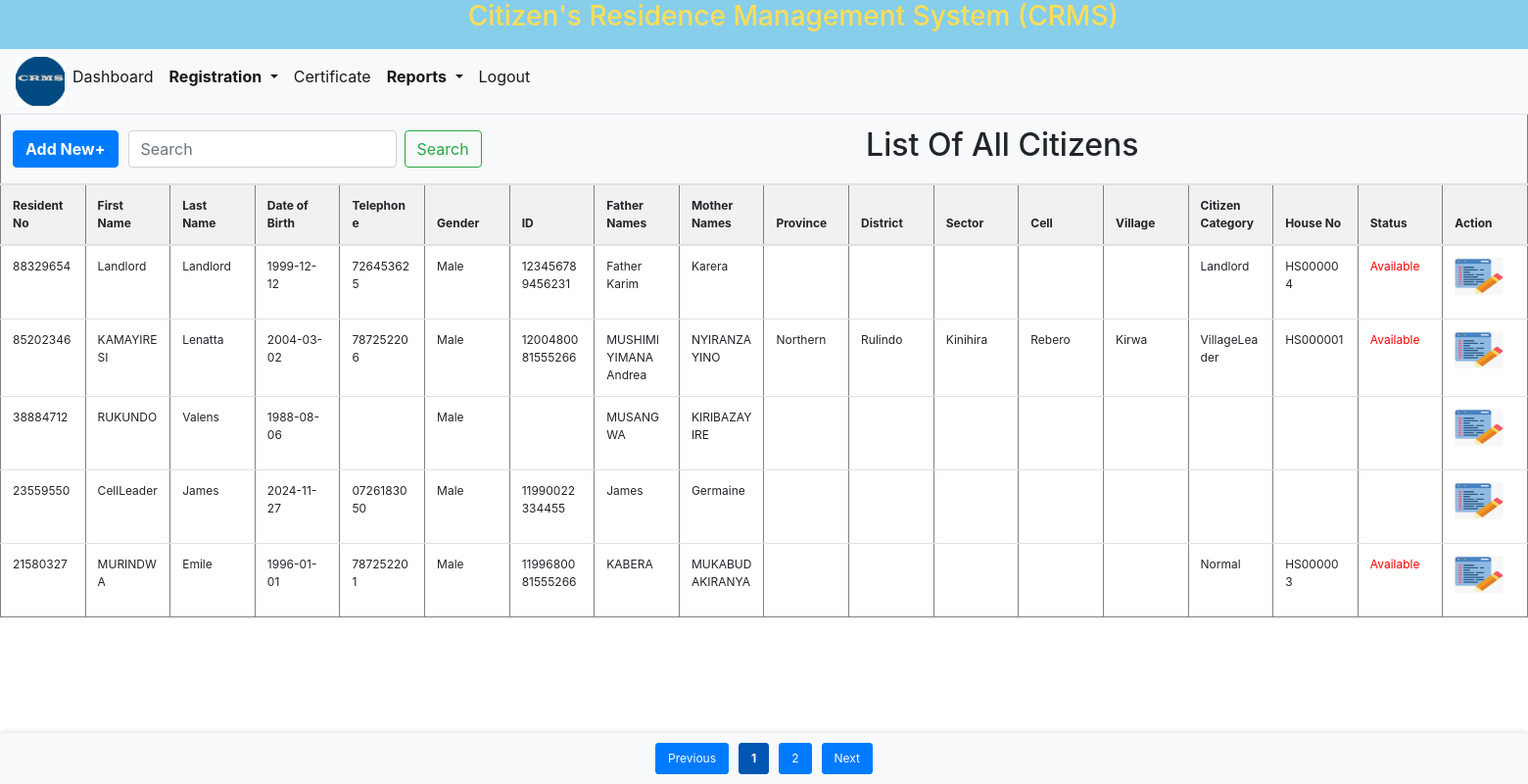
Before: /Report.php (signed in) with the older database file.
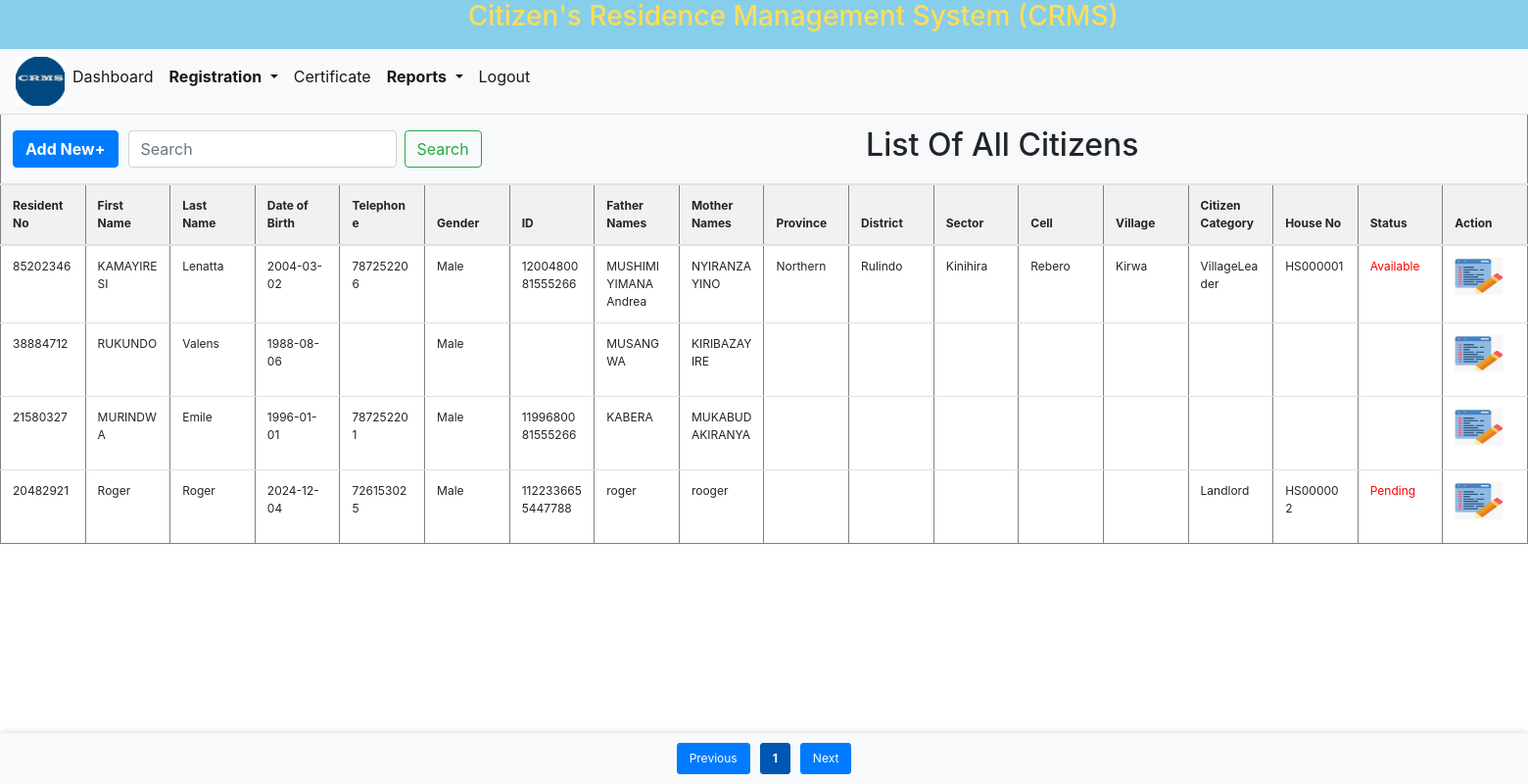
After: the same page with the newer database file.
### tables this page shows
CREATE TABLE `resident` (
  `Identifier` varchar(8) NOT NULL,
  `Firstname` varchar(20) NOT NULL,
  `Lastname` varchar(20) DEFAULT NULL,
  `DoB` date DEFAULT NULL,
  `Telephone` varchar(10) DEFAULT NULL,
  `Gender` varchar(6) NOT NULL,
  `ID` bigint DEFAULT NULL,
  `FatherNames` varchar(20) DEFAULT NULL,
  `MotherNames` varchar(20) DEFAULT NULL,
  `Province` varchar(20) DEFAULT NULL,
  `District` varchar(20) DEFAULT NULL,
  `Sector` varchar(20) DEFAULT NULL,
  `Cell` varchar(20) DEFAULT NULL,
  `Village` varchar(20) DEFAULT NULL,
  `Citizen_Category` varchar(20) DEFAULT NULL,
  `HouseNo` varchar(30) DEFAULT NULL,
  `Status` varchar(9) DEFAULT NULL,
  `RegDate` datetime DEFAULT CURRENT_TIMESTAMP
);

### Report.php (the view, shortened to what the changed rows need)
<!DOCTYPE html>
<html lang="en">
<head>
    <link rel="stylesheet" href="bootstrap/bootstrap.css">
    <link rel="stylesheet" href="css/style.css">
</head>
<body>
<?php
$conn = new mysqli('localhost', 'super', '', 'crms');
$records_per_page = 5;
$page = isset($_GET['page']) ? (int)$_GET['page'] : 1;
$offset = ($page - 1) * $records_per_page;
$search_query = isset($_GET['search']) ? $conn->real_escape_string($_GET['search']) : '';
$sql = "SELECT Identifier, Firstname, Lastname, DoB, Telephone, Gender, ID, FatherNames, MotherNames, Province, District, Sector, Cell, Village, citizen_category, HouseNo, Status
        FROM resident
        WHERE CONCAT_WS(' ', Firstname, Lastname, DoB, Telephone, Gender, ID, FatherNames, MotherNames, Province, District, Sector, Cell, Village, citizen_category, HouseNo, Status) LIKE ?
        ORDER BY Identifier DESC
        LIMIT ? OFFSET ?";
$stmt = $conn->prepare($sql);
$search_param = "%$search_query%";
$stmt->bind_param("sii", $search_param, $records_per_page, $offset);
$stmt->execute();
$result = $stmt->get_result();
$total_sql = "SELECT COUNT(*) as total FROM resident WHERE CONCAT_WS(' ', Firstname, Lastname, ID, FatherNames, MotherNames, Province, District, Sector, Cell, Village, citizen_category, HouseNo, Status) LIKE ?";
$total_stmt = $conn->prepare($total_sql);
$total_stmt->bind_param("s", $search_param);
$total_stmt->execute();
$total_result = $total_stmt->get_result();
$total_row = $total_result->fetch_assoc();
$total_records = $total_row['total'];
$total_pages = ceil($total_records / $records_per_page);
if ($result->num_rows > 0) {
    echo "<div class='table-container'>";
    echo "<table border='1' class='table table-striped'>";
    echo "<thead>";
    echo "<tr>
            <th colspan='18' style='background-color: #f8f9fa; text-align: left;'>
                <div style='display: flex; align-items: center;'>
                    <div style='margin-right: 10px;'>
                        <a class='small' href='addResident.php'>
                            <button class='btn btn-primary'><b>Add New+</b></button>
                        </a>
                    </div>
                    <div style='margin-right: 8px;'>
                        <form class='form-inline my-2 my-lg-0' method='GET' action=''>
                            <input class='form-control mr-sm-2' type='search' name='search' placeholder='Search' value='" . htmlspecialchars($search_query) . "'>
                            <button class='btn btn-outline-success my-2 my-sm-0' type='submit'>Search</button>
                        </form>
                    </div>
                    <div style='flex: 1; text-align: center; font-size: 18px;'>
                        <h2 class='text-center'>List Of All Citizens</h2>
                    </div>
                </div>
            </th>
          </tr>";
    echo "<tr>
            <th>Resident No</th>
            <th>First Name</th>
            <th>Last Name</th>
            <th>Date of Birth</th>
            <th>Telephone</th>
            <th>Gender</th>
            <th>ID</th>
            <th>Father Names</th>
            <th>Mother Names</th>
            <th>Province</th>
            <th>District</th>
            <th>Sector</th>
            <th>Cell</th>
            <th>Village</th>
            <th>Citizen Category</th>
            <th>House No</th>
            <th>Status</th>
            <th>Action</th>
          </tr>";
    echo "</thead>";
    echo "<tbody>";
    while ($row = $result->fetch_assoc()) {
        echo "<tr>
                <td>" . htmlspecialchars($row["Identifier"]) . "</td>
                <td>" . htmlspecialchars($row["Firstname"]) . "</td>
                <td>" . htmlspecialchars($row["Lastname"]) . "</td>
                <td>" . htmlspecialchars($row["DoB"]) . "</td>
                <td>" . htmlspecialchars($row["Telephone"]) . "</td>
                <td>" . htmlspecialchars($row["Gender"]) . "</td>
                <td>" . htmlspecialchars($row["ID"]) . "</td>
                <td>" . htmlspecialchars($row["FatherNames"]) . "</td>
                <td>" . htmlspecialchars($row["MotherNames"]) . "</td>
                <td>" . htmlspecialchars($row["Province"]) . "</td>
                <td>" . htmlspecialchars($row["District"]) . "</td>
                <td>" . htmlspecialchars($row["Sector"]) . "</td>
                <td>" . htmlspecialchars($row["Cell"]) . "</td>
                <td>" . htmlspecialchars($row["Village"]) . "</td>
                <td>" . htmlspecialchars($row["citizen_category"]) . "</td>
                <td>" . htmlspecialchars($row["HouseNo"]) . "</td>
                <td style='color: red;'>" . htmlspecialchars($row["Status"]) . "</td>
                <td><a href='updateResident.php?identifier=" . htmlspecialchars($row["Identifier"]) . "' style='color: red;'>
                    <img src='images/edit.jpg' width='50px' height='50px'></a>
                </td>
              </tr>";
    }
    echo "</tbody>";
    echo "</table>";
    echo "<div class='pagination'>";
    if ($page > 1) {
        echo "<a href='?page=" . ($page - 1) . "&search=" . urlencode($search_query) . "'>Previous</a>";
    } else {
        echo "<span class='disabled'>Previous</span>";
    }
    for ($i = 1; $i <= $total_pages; $i++) {
        if ($i == $page) {
            echo "<span class='current'>$i</span>";
        } else {
            echo "<a href='?page=$i&search=" . urlencode($search_query) . "'>$i</a>";
        }
    }
    if ($page < $total_pages) {
        echo "<a href='?page=" . ($page + 1) . "&search=" . urlencode($search_query) . "'>Next</a>";
    } else {
        echo "<span class='disabled'>Next</span>";
    }
    echo "</div>";
} else {
    echo "<div>No results found for the search query.</div>";
}
?>
</body>
</html>

Changed rows visible on the page:
removed resident: Identifier "88329654", Firstname "Landlord", Lastname "Landlord", DoB "1999-12-12", Telephone "726453625", Gender "Male", ID "123456789456231", FatherNames "Father Karim", MotherNames "Karera", Citizen_Category "Landlord", HouseNo "HS000004", Status "Available"
removed resident: Identifier "23559550", Firstname "CellLeader", Lastname "James", DoB "2024-11-27", Telephone "0726183050", Gender "Male", ID "11990022334455", FatherNames "James", MotherNames "Germaine"
removed resident: Identifier "21580327", Firstname "MURINDWA", Lastname "Emile", DoB "1996-01-01", Telephone "787252201", Gender "Male", ID "1199680081555266", FatherNames "KABERA", MotherNames "MUKABUDAKIRANYA", Citizen_Category "Normal", HouseNo "HS000003", Status "Available"
added resident: Identifier "21580327", Firstname "MURINDWA", Lastname "Emile", DoB "1996-01-01", Telephone "787252201", Gender "Male", ID "1199680081555266", FatherNames "KABERA", MotherNames "MUKABUDAKIRANYA"
added resident: Identifier "20482921", Firstname "Roger", Lastname "Roger", DoB "2024-12-04", Telephone "726153025", Gender "Male", ID "1122336655447788", FatherNames "roger", MotherNames "rooger", Citizen_Category "Landlord", HouseNo "HS000002", Status "Pending"
Other visible differences:
list line gone: "2"
